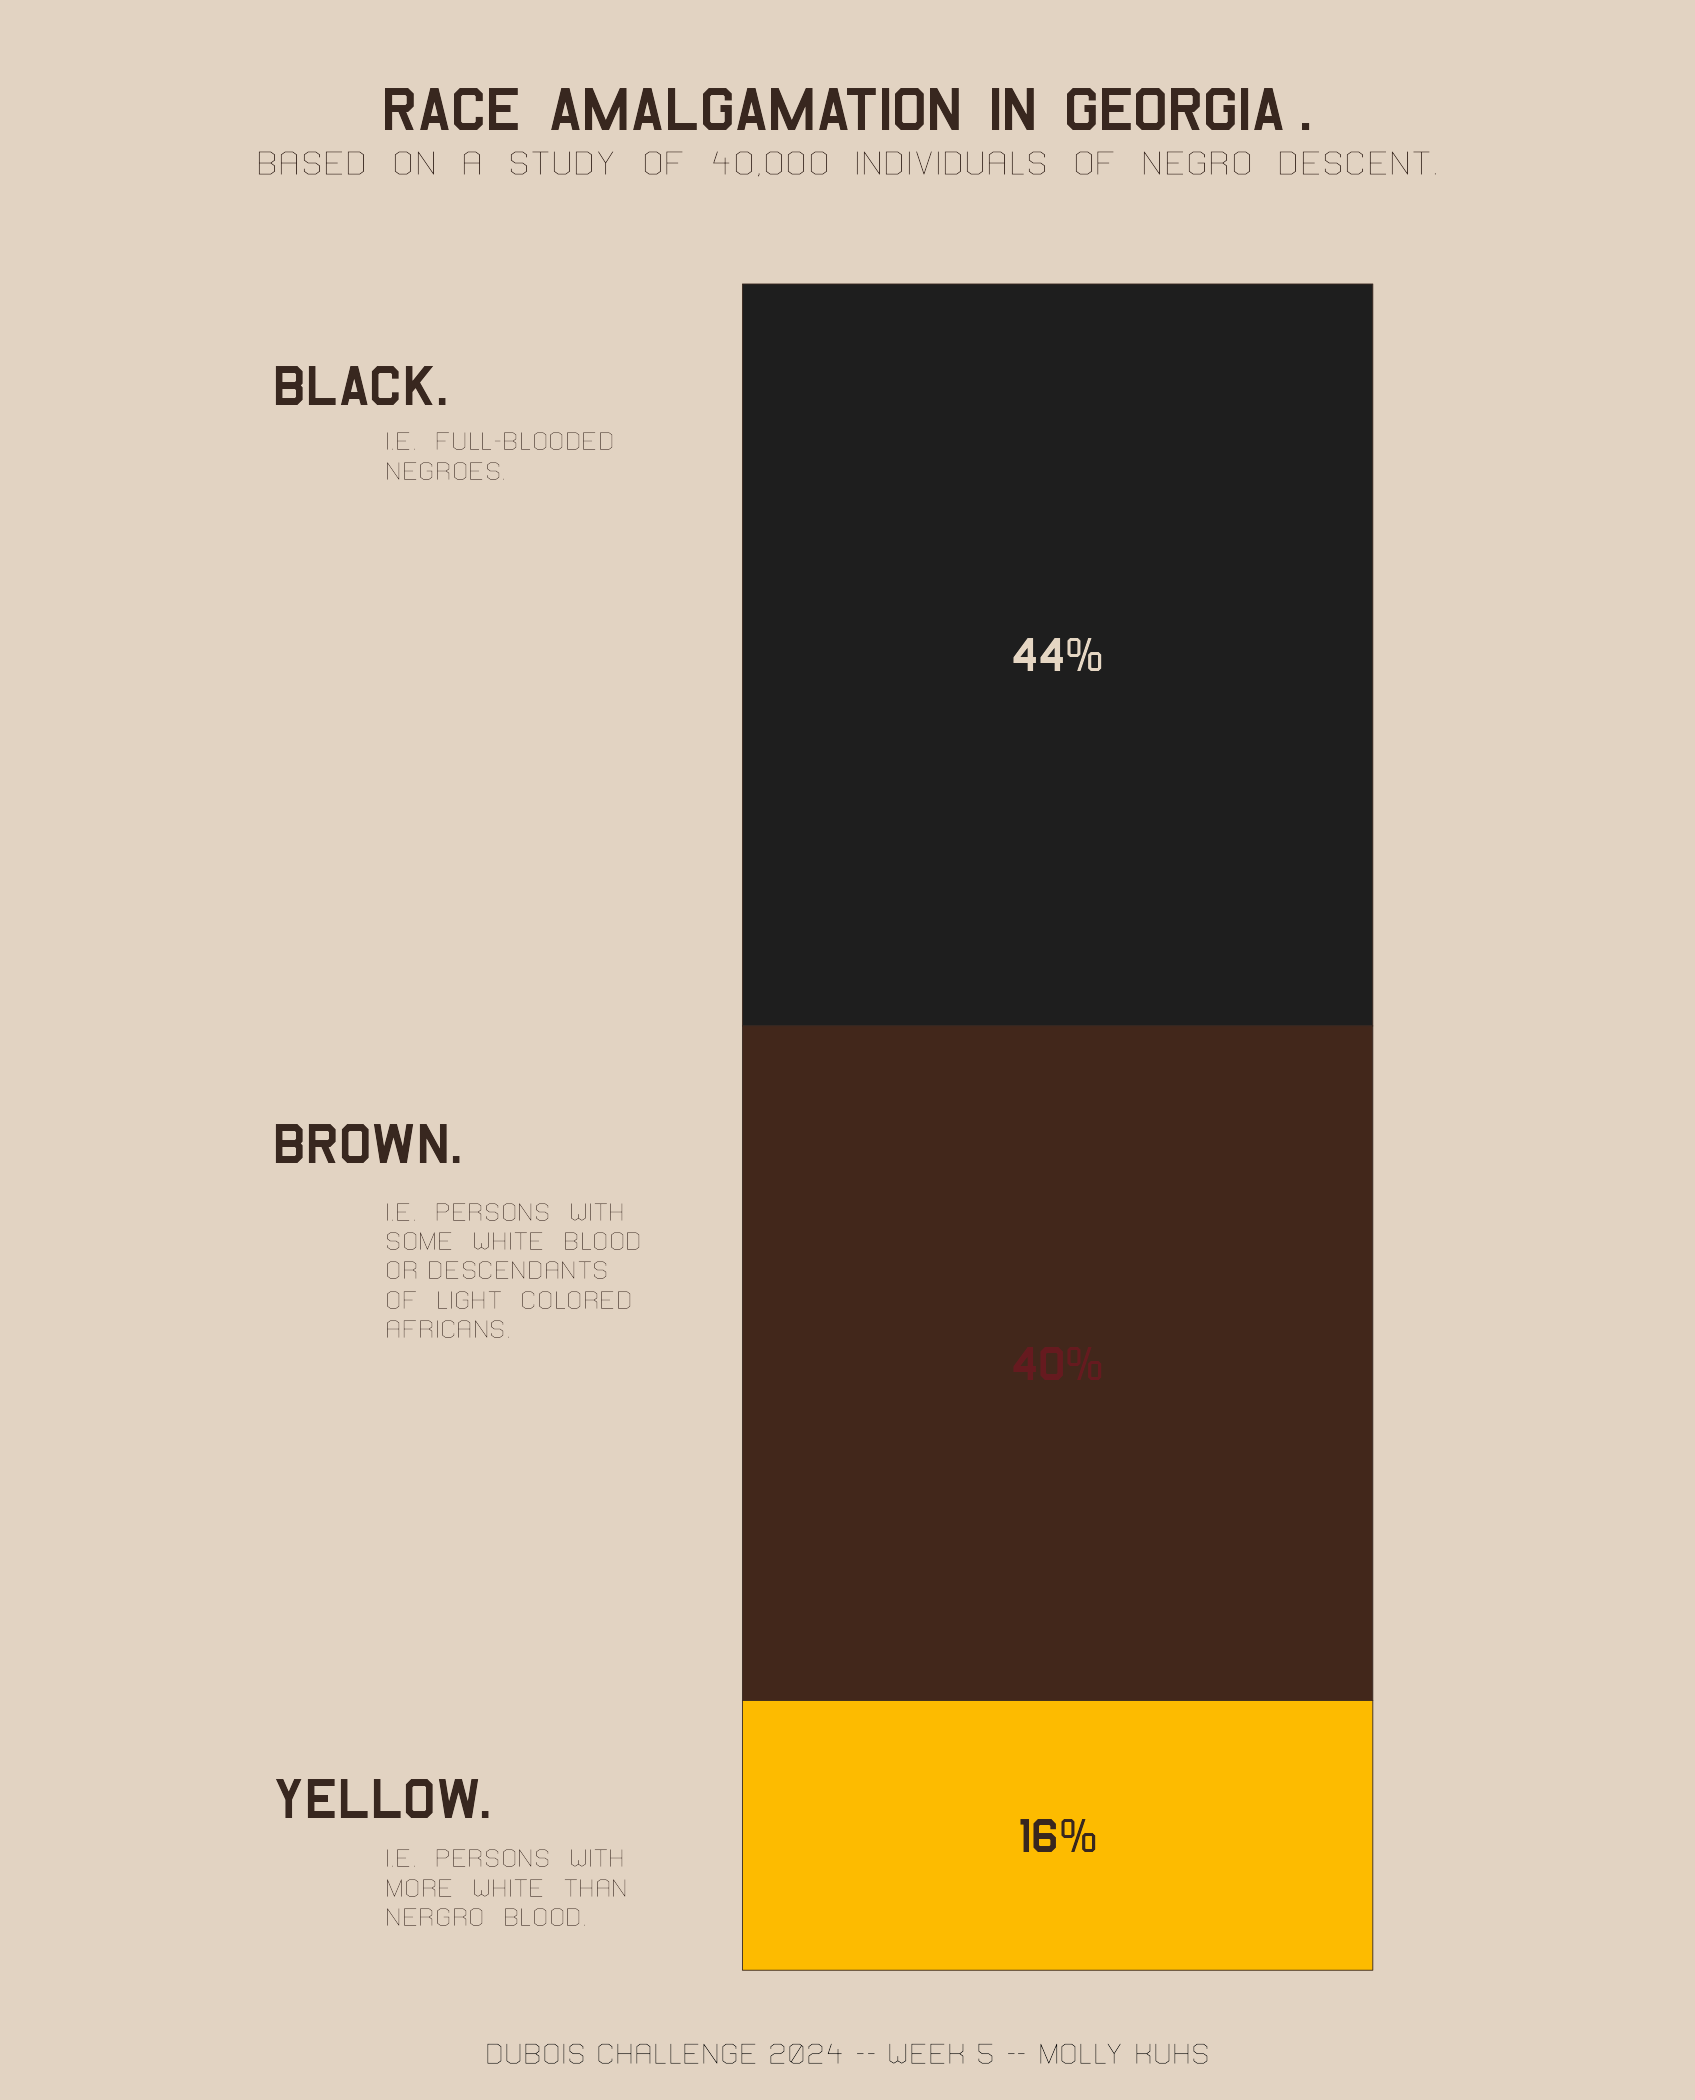

The R source for this figure:
#Dubois Challenges 2024
#Week 5 

###########################

#Challege: https://github.com/ajstarks/dubois-data-portraits/tree/master/challenge/2024 
#DuBois Styleguide: https://github.com/ajstarks/dubois-data-portraits/blob/master/dubois-style.pdf 

###########################


#Packages 
library(tidyverse)

#data 
data <- read.csv("2024/data/week5Data.csv")%>%
  mutate(col = 1)

#plot 
p<- ggplot(data, aes(col, Percentage, fill = Category))+
  geom_col(width = 4.5,
           color = "#38271f",
           linewidth = 0.1)+
  theme_void()+
  scale_fill_manual(values = c("#1e1e1e", "#42271b", "#fdbb00"))+
  coord_cartesian(y = (c(4, 103.5)), clip = "off")+
  xlim(c(-6, 5))+
  theme(
    legend.position = "none",
    panel.background = element_rect(fill = "#e2d3c2",color = "#e2d3c2"),
    plot.background = element_rect(fill = "#e2d3c2", color = "#e2d3c2")
  )

#add labels 

title <-"\nRACE  AMALGAMATION  IN  GEORGIA ."
subtitle <- "BASED  ON  A  STUDY  OF  4O,OOO  INDIVIDUALS  OF  NEGRO  DESCENT."
caption <- "\nDubois Challenge 2024 -- Week 5 -- Molly Kuhs\n"

pLabs<- p + 
  labs(title = title,
       caption = caption)+
  theme(plot.title = element_text(family = "B52-ULCW00-ULC",
                                  size = 14.5,
                                  hjust = 0.5,
                                  color="#38271f"),
        plot.caption = element_text(family = "Vasarely-Light",
                                    size = 7.5,
                                    hjust = 0.5))+
  annotate("text", x= -0.5, y= 107.15, label = subtitle,
          family = "Vasarely-Light",
          size = 3.1,
          hjust = 0.5,
          color="#38271f")

#annotate
pLabs +
 
   #barlabels
  annotate("text", x =1 , y = 78, 
           label = "44%",
           family = "B52-ULCW00-ULC",
           size = 4,
           hjust = 0.5,
           color = "#e5d6c3")+
  annotate("text", x =1 , y = 36, 
           label = "40%",
           family = "B52-ULCW00-ULC",
           size = 4,
           hjust = 0.5,
           color = "#9b0826",
           alpha = 0.4)+
  annotate("text", x =1 , y = 8, 
           label = "16%",
           family = "B52-ULCW00-ULC",
           size = 4,
           hjust = 0.5,
           color = "#38271f")+
  
  #textlabels
  annotate("text", x =-4.6 , y = 94, 
           label = "BLACK.",
           family = "B52-ULCW00-ULC",
           size = 4.8,
           hjust = 0,
           color = "#38271f")+
  annotate("text", x =-4.6 , y = 49, 
           label = "BROWN.",
           family = "B52-ULCW00-ULC",
           size = 4.8,
           hjust = 0,
           color = "#38271f")+
  annotate("text", x =-4.6 , y = 10.2, 
           label = "YELLOW.",
           family = "B52-ULCW00-ULC",
           size = 4.8,
           hjust = 0,
           color = "#38271f")+
 
   #subtext
  annotate("text", x =-3.8 , y = 89.8, 
           label = "I.E.  FULL-BLOODED\nNEGROES.",
           family = "Vasarely-Light",
           size = 2.3,
           hjust = 0,
           lineheight = .9,
           color = "#38271f")+
  annotate("text", x =-3.8 , y = 41.5, 
           label = "I.E.  PERSONS  WITH\nSOME  WHITE  BLOOD\nOR DESCENDANTS\nOF  LIGHT  COLORED\nAFRICANS.",
           family = "Vasarely-Light",
           size = 2.3,
           hjust = 0,
           lineheight = .9,
           color = "#38271f")+
  annotate("text", x =-3.8 , y = 4.9, 
           label = "I.E.  PERSONS  WITH\nMORE  WHITE  THAN\nNERGRO  BLOOD.",
           family = "Vasarely-Light",
           size = 2.3,
           hjust = 0,
           lineheight = .9,
           color = "#38271f")


#final 
ggsave("week5.png", width = 5.65, height = 7, units = "in") 
